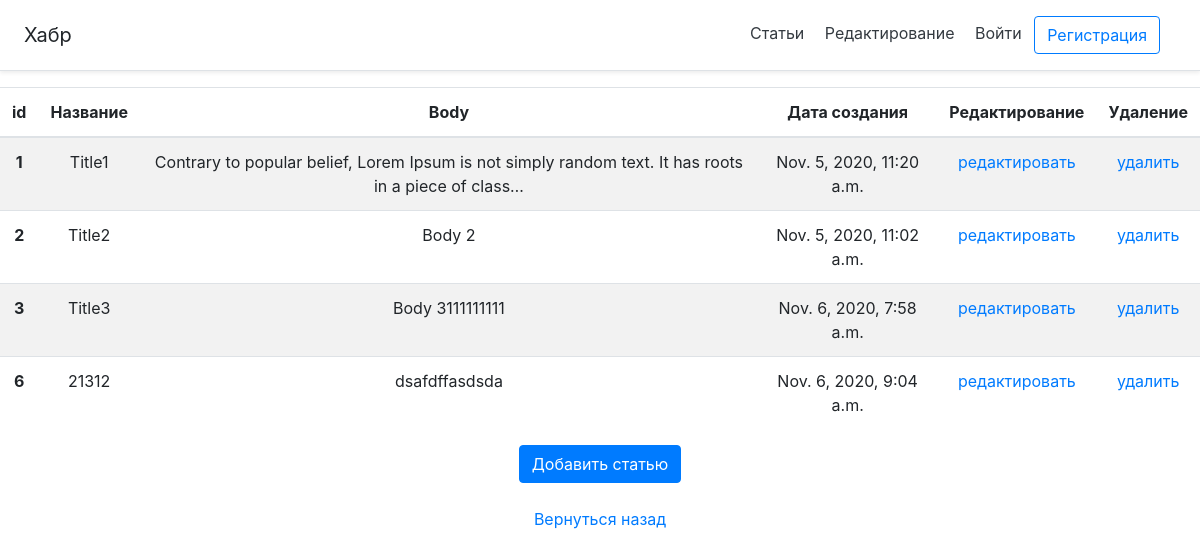
The page /editpage on the database as committed earlier.
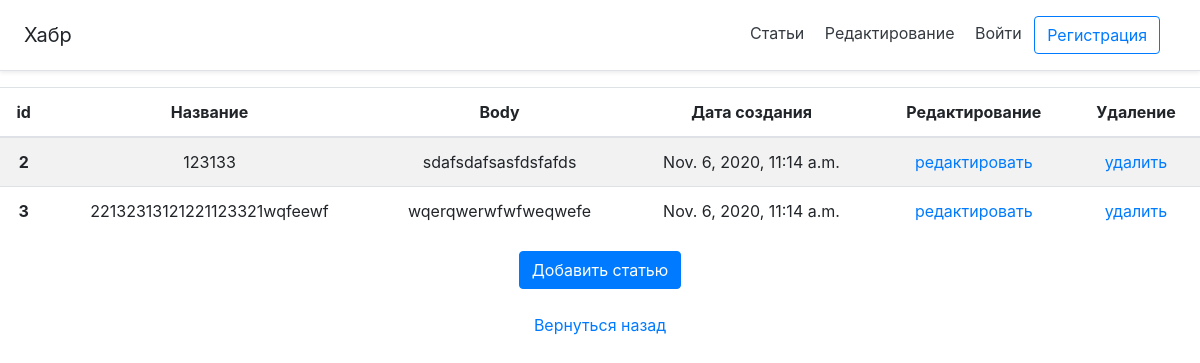
The same page on the database as committed later.
### main/models.py (models this page shows, shortened)
class Article(models.Model):
    create_date = models.DateTimeField(auto_now=True)
    title = models.CharField('title', max_length=100, null=False)
    body = models.TextField('body', null=False)

### main/views.py (the view)
# urls.py: path('editpage', views.ArticleEditView.as_view(), name='editpage'),
class ArticleEditView(CreateView):
    model = Article
    template_name = 'main/editpage.html'
    form_class = ArticleForm
    success_url = reverse_lazy('editpage')
    def get_context_data(self, **kwargs):
        kwargs['list_articles'] = Article.objects.all()
        return super().get_context_data(**kwargs)

### main/templates/main/editpage.html (shortened to what this page needs)
{% extends 'main/base.html' %}
{% block content %}
{% if update %}
<p class="mt-4">Страница Редактирования</p>
<form id="update_form" method="post">{% csrf_token %}{{form}}</form><br>
<button type="submit" form="update_form" class="btn btn-primary">Обновить</button>
<br>
<br>
<a href="/editpage">Вернуться назад</a>
{% else %}
<table class="table table-striped">
    <thead>
      <tr>
        <th scope="col">id</th>
        <th scope="col">Название</th>
        <th scope="col">Body</th>
        <th scope="col">Дата создания</th>
        <th scope="col">Редактирование</th>
        <th scope="col">Удаление</th>
      </tr>
    </thead>
    <tbody>
      {% for i in list_articles %}
      <tr>
        <th scope="row">{{i.id}}</th>
        <td>{{i.title}}</td>
        <td>{{i.body|truncatechars:"100"}}</td>
        <td>{{i.create_date}}</td>
        <td><a href="{% url 'updatepage' i.id %}">редактировать</a></td>
        <td><a href="javascript: void()" onclick="delete_question()">удалить</a>
        </td>
      </tr>
      {% endfor %}
    </tbody>
</table>
<button type="button" class="btn btn-primary" data-toggle="modal" data-target="#exampleModal">
  Добавить статью
</button><br>
<br>
<a href="/">Вернуться назад</a>
{% endif %}
{% endblock %}

Rows that differ between the two databases and show on the page:
removed Article: id "1", title "Title1", body "Contrary to popular belief, Lorem Ipsum is not simply random text. It has roots in a piece of class…", create_date "Nov. 5, 2020, 11:20 a.m."
removed Article: id "6", title "21312", body "dsafdffasdsda", create_date "Nov. 6, 2020, 9:04 a.m."
changed Article id 2: title "Title2" → "123133"; body "Body 2" → "sdafsdafsasfdsfafds"; create_date "Nov. 5, 2020, 11:02 a.m." → "Nov. 6, 2020, 11:14 a.m."
changed Article id 3: title "Title3" → "22132313121221123321wqfeewf"; body "Body 3111111111" → "wqerqwerwfwfweqwefe"; create_date "Nov. 6, 2020, 7:58 a.m." → "Nov. 6, 2020, 11:14 a.m."
